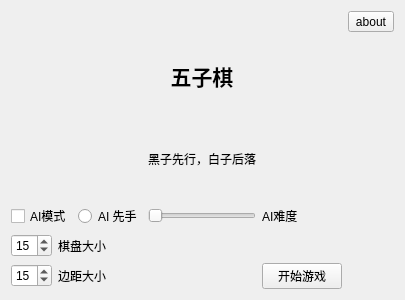
<?xml version="1.0" encoding="UTF-8"?>
<ui version="4.0">
 <class>initwzq</class>
 <widget class="QWidget" name="initwzq">
  <property name="geometry">
   <rect>
    <x>0</x>
    <y>0</y>
    <width>400</width>
    <height>300</height>
   </rect>
  </property>
  <property name="windowTitle">
   <string>Form</string>
  </property>
  <property name="layoutDirection">
   <enum>Qt::LeftToRight</enum>
  </property>
  <property name="styleSheet">
   <string notr="true"/>
  </property>
  <layout class="QGridLayout" name="gridLayout">
   <item row="3" column="4">
    <widget class="QLabel" name="label_3">
     <property name="text">
      <string>&lt;html&gt;&lt;head/&gt;&lt;body&gt;&lt;p&gt;黑子先行，白子后落&lt;/p&gt;&lt;/body&gt;&lt;/html&gt;</string>
     </property>
     <property name="alignment">
      <set>Qt::AlignCenter</set>
     </property>
    </widget>
   </item>
   <item row="0" column="6">
    <widget class="QToolButton" name="about">
     <property name="text">
      <string>about</string>
     </property>
    </widget>
   </item>
   <item row="4" column="0" colspan="2">
    <widget class="QCheckBox" name="AI_mode">
     <property name="text">
      <string>AI模式</string>
     </property>
    </widget>
   </item>
   <item row="4" column="2" colspan="2">
    <widget class="QRadioButton" name="AI_first">
     <property name="text">
      <string>AI 先手</string>
     </property>
     <property name="checked">
      <bool>false</bool>
     </property>
     <property name="autoRepeat">
      <bool>false</bool>
     </property>
    </widget>
   </item>
   <item row="5" column="0">
    <widget class="QSpinBox" name="board_size">
     <property name="baseSize">
      <size>
       <width>0</width>
       <height>0</height>
      </size>
     </property>
     <property name="minimum">
      <number>5</number>
     </property>
     <property name="maximum">
      <number>30</number>
     </property>
     <property name="value">
      <number>15</number>
     </property>
    </widget>
   </item>
   <item row="6" column="1" colspan="2">
    <widget class="QLabel" name="label_size_2">
     <property name="text">
      <string>边距大小</string>
     </property>
    </widget>
   </item>
   <item row="5" column="1" colspan="2">
    <widget class="QLabel" name="label_size">
     <property name="text">
      <string>棋盘大小</string>
     </property>
    </widget>
   </item>
   <item row="4" column="4">
    <widget class="QSlider" name="ai_level">
     <property name="minimum">
      <number>1</number>
     </property>
     <property name="maximum">
      <number>2</number>
     </property>
     <property name="orientation">
      <enum>Qt::Horizontal</enum>
     </property>
    </widget>
   </item>
   <item row="6" column="0">
    <widget class="QSpinBox" name="board_margin_size">
     <property name="maximum">
      <number>50</number>
     </property>
     <property name="value">
      <number>15</number>
     </property>
    </widget>
   </item>
   <item row="6" column="5">
    <widget class="QPushButton" name="start">
     <property name="text">
      <string>开始游戏</string>
     </property>
    </widget>
   </item>
   <item row="4" column="5">
    <widget class="QLabel" name="label_ailevel">
     <property name="text">
      <string>AI难度</string>
     </property>
    </widget>
   </item>
   <item row="2" column="4">
    <widget class="QLabel" name="label">
     <property name="layoutDirection">
      <enum>Qt::LeftToRight</enum>
     </property>
     <property name="text">
      <string>&lt;html&gt;&lt;head/&gt;&lt;body&gt;&lt;p&gt;&lt;span style=&quot; font-size:16pt; font-weight:600;&quot;&gt;五子棋&lt;/span&gt;&lt;/p&gt;&lt;/body&gt;&lt;/html&gt;</string>
     </property>
     <property name="alignment">
      <set>Qt::AlignCenter</set>
     </property>
    </widget>
   </item>
  </layout>
 </widget>
 <resources/>
 <connections/>
</ui>
